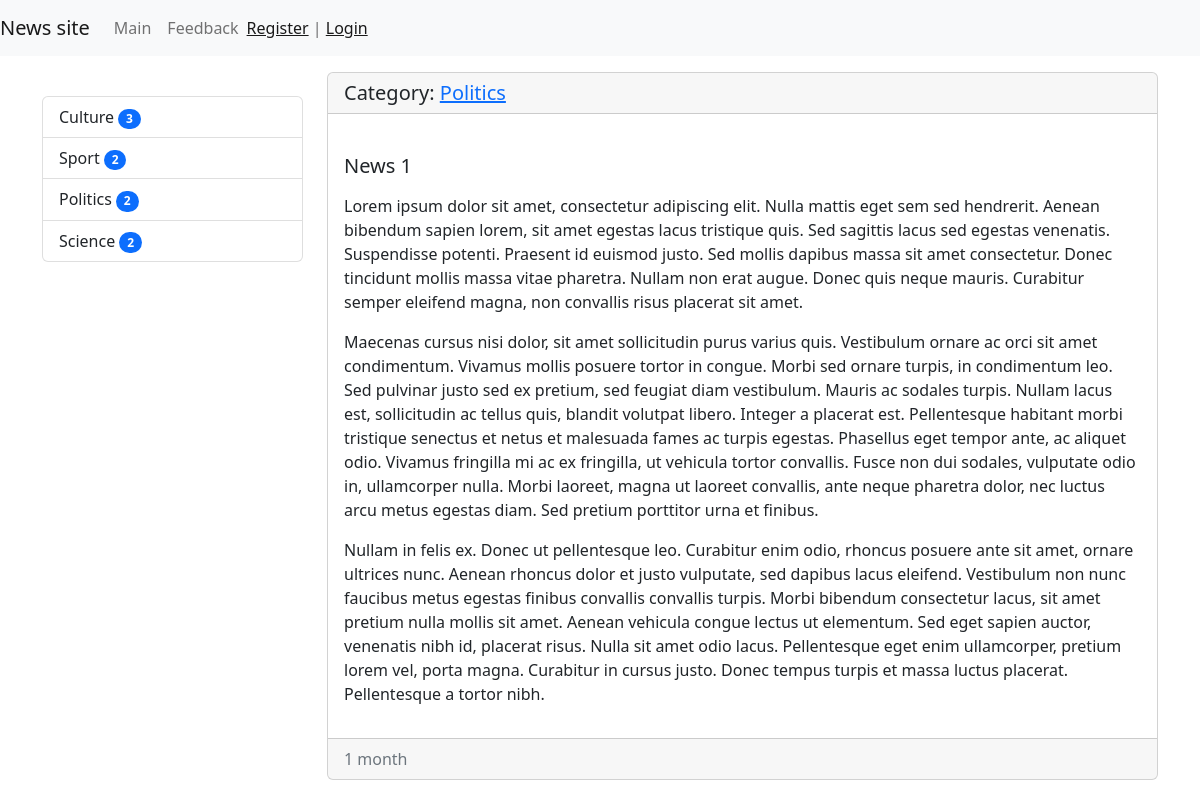
The page /news/1/ on the database its author committed.
### news/models.py (models this page shows, shortened)
class Category(models.Model):
    title = models.CharField(max_length=150, db_index=True, verbose_name='Topic')
    def get_absolute_url(self):
        return reverse('category', kwargs={"category_id": self.pk})
    def __str__(self):
        return self.title
    class Meta:
        verbose_name = "Topic"
        verbose_name_plural = "Topics"
        ordering = ['title']

class News(models.Model):
    title = models.CharField(max_length=150)
    content = models.TextField(blank=True)
    created_at = models.DateTimeField(auto_now_add=True, verbose_name='Publication date')
    updated_at = models.DateTimeField(auto_now=True, verbose_name='Update date')
    photo = models.ImageField(upload_to='photos/%Y/%m/%d/', blank=True)
    is_published = models.BooleanField(default=True)
    category = models.ForeignKey('Category', on_delete=models.PROTECT, related_name='get_news')
    views = models.IntegerField(default=0)
    class Meta:
        verbose_name = "News"
        verbose_name_plural = "News"
        ordering = ['-created_at']

### news/views.py (the view)
# urls.py: path('news/<int:pk>/', ViewNews.as_view(), name='view_news'),
class ViewNews(DetailView):
    model = News

### news/templatetags/news_tags.py (called while the page is built)
@register.inclusion_tag('news/list_categories.html')
def show_categories():
    categories = Category.objects.annotate(cnt=Count('get_news', filter=F('get_news__is_published')))
    return {"categories": categories}

### news/templates/news/news_detail.html (shortened to what this page needs)
{% extends 'base.html' %}
{% block sidebar %}
    {% include 'inc/_sidebar.html' %}
{% endblock %}
{% block content %}
<div class="card mb-3">
    <h5 class="card-header">
        Category: <a href="{{ object.category.get_absolute_url }}">{{ object.category }}</a>
    </h5>
    <div>
    <div class="card-body">
        <h5 class="card-title">{{ object.title }}</h5>
        <p class="card-text">
            {{ object.content|safe|linebreaks }}
        </p>
    </div>
    </div>
    <div class="card-footer text-muted">
        {{ object.created_at|timesince }}
    </div>
</div>
{% endblock %}

### templates/base.html (shortened to what this page needs)
{% load static %}
<!doctype html>
<html lang="en">
  <head>
    <link rel="stylesheet" href="{% static 'bootstrap/css/bootstrap.min.css' %}">
  </head>
  <body>
  {% include 'inc/_nav.html' %}
  <div class="container mt-3">
    <div class="row">
      <div class="col-md-3">
          {% block sidebar %} SIDEBAR {% endblock %}
      </div>
      <div class="col-md-9">
        {% block content %} CONTENT {% endblock %}
      </div>
    </div>
  </div>
</body>
</html>

### templates/inc/_nav.html (shortened to what this page needs)
<nav class="navbar navbar-expand-lg navbar-light bg-light">
    <a class="navbar-brand" href="{% url 'home' %}">News site</a>
    <div class="collapse navbar-collapse" id="navbarSupportedContent">
        <ul class="navbar-nav mr-auto">
            <li class="nav-item"><a class="nav-link" href="{% url 'home' %}">Main</a></li>
            <li class="nav-item"><a class="nav-link" href="{% url 'contact' %}">Feedback</a></li>
        </ul>
        <span class="navbar-text">
            {% if request.user.is_authenticated %}
                Welcome, {{ user.username }}! | <a href="{% url 'logout' %}">Logout</a>
            {% else %}
                <a href="{% url 'register' %}">Register</a> | <a href="{% url 'login' %}">Login</a>
            {% endif %}
        </span>
    </div>
</nav>

### templates/inc/_sidebar.html (shortened to what this page needs)
{% load news_tags %}
<br> {% show_categories %}

### news/templates/news/list_categories.html
 <div class="list-group">
    {% for item in categories %}
     <a href="{{ item.get_absolute_url }}" class="list-group-item list-group-item-action">
         {{ item.title }}
         <span class="badge bg-primary rounded-pill">{{ item.cnt }}</span>
     </a>
    {% endfor %}
</div>

### rows shown on the page
Category: title "Culture", cnt "3"
Category: title "Sport", cnt "2"
Category: title "Politics", cnt "2"
Category: title "Science", cnt "2"
News: category "Politics", title "News 1", content "Lorem ipsum dolor sit amet, consectetur adipiscing elit. Nulla mattis eget sem sed hendrerit. Aenean bibendum sapien lorem, sit amet egestas lacus tristique quis. Sed sagittis lacus sed egestas venenatis. Suspendisse potenti. Praesent id euismod justo. Sed mollis dapibus massa sit amet consectetur. Donec tincidunt mollis massa vitae pharetra. Nullam non erat augue. Donec quis neque mauris. Curabitur semper eleifend magna, non convallis risus placerat sit amet. Maecenas cursus nisi dolor, sit amet sollicitudin purus varius quis. Vestibulum ornare ac orci sit amet condimentum. Vivamus mollis posuere tortor in congue. Morbi sed ornare turpis, in condimentum leo. Sed pulvinar justo sed ex…", created_at "1 month"
